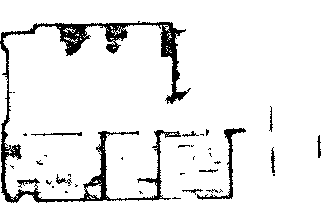
#> input picture office/office-cloud-slice/map.pgm, 322 x 203 px, found by its file name
$ python office-sim-build.py office-cloud-slice/map.pgm office-cloud-slice/map.pgm
#> lines starting #> are read from the running program, lines starting #| are printed output that depends on the picture; after the words box and inside, x2 and y2 are one past the last pixel; in counts of white or black regions, pixels touching at a corner belong together
"""Build a map-derived MuJoCo proxy for offline G1 navigation checks only.

The supplied occupancy grid has an open outer boundary and no verified room
labels. This scene is deliberately separate from any real-robot map or config.
"""
from __future__ import annotations

import ast
import hashlib
import json
from pathlib import Path
import sys
import xml.etree.ElementTree as ET

import numpy as np
from PIL import Image
from scipy.ndimage import distance_transform_edt


def read_yaml(path: Path) -> dict:
    settings = {}
    for line in path.read_text().splitlines():
        if not line.strip() or line.lstrip().startswith("#"):
            continue
        key, value = line.split(":", 1)
        try:
            settings[key.strip()] = ast.literal_eval(value.strip())
        except (ValueError, SyntaxError):
            settings[key.strip()] = value.strip()
    return settings


def rectangles(mask: np.ndarray) -> list[tuple[int, int, int, int]]:
    """Merge equal horizontal occupied runs on consecutive image rows."""
    result = []
    active = {}
    for row_index, row in enumerate(mask):
        edges = np.diff(np.r_[False, row, False].astype(np.int8))
        runs = list(zip(np.flatnonzero(edges == 1), np.flatnonzero(edges == -1)))
        next_active = {}
        for left, right in runs:
            key = (int(left), int(right))
            start = active.pop(key, row_index)
            next_active[key] = start
        result.extend((left, right, start, row_index)
                      for (left, right), start in active.items())
        active = next_active
    result.extend((left, right, start, len(mask))
                  for (left, right), start in active.items())
    return result


def main(map_dir: Path, output: Path) -> None:
    config = read_yaml(map_dir / "map.yaml")
    image_path = map_dir / config["image"]
    pixels = np.asarray(Image.open(image_path).convert("L"), dtype=np.uint8)
#> pixels is the input picture: shape (203, 322); values 0 (black) and 254 (white), 91.6% white; 35 black regions (24 under 20 px), largest, box (x1, y1, x2, y2) and area: (0, 21, 191, 203) 4458, (197, 128, 246, 200) 420, (31, 132, 82, 136) 91
    height, width = pixels.shape
#> height = 203; width = 322
    resolution = float(config["resolution"])
    origin_x, origin_y, yaw = map(float, config["origin"])
    if yaw != 0 or int(config["negate"]) != 0:
        raise ValueError("This proxy builder requires zero map yaw and negate=0")
    probability = (255 - pixels.astype(float)) / 255
    occupied = probability >= float(config["occupied_thresh"])
    free = probability <= float(config["free_thresh"])
    unknown = ~(occupied | free)
#> unknown: shape (203, 322) bool; every value is 0
    if np.any(unknown):
        occupied |= unknown  # fail closed in the offline proxy
    original_occupied = int(occupied.sum())
#> original_occupied = 5493
    # The provided grid labels almost its entire outer edge free. Add a virtual
    # perimeter to the simulation only so paths cannot leave the raster extent.
    occupied[[0, -1], :] = True
    occupied[:, [0, -1]] = True
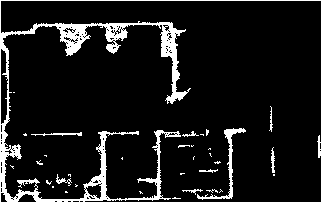
#> occupied: shape (203, 322) bool; 10% white; 34 white regions (24 under 20 px), largest, box (x1, y1, x2, y2) and area: (0, 0, 322, 203) 5549, (197, 128, 246, 200) 420, (31, 132, 82, 136) 91

    step_cells = round(0.8 / resolution)
    clearance = distance_transform_edt(~occupied) * resolution
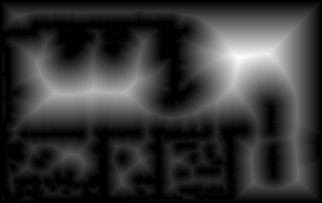
#> clearance: shape (203, 322) float64; min 0, max 2.86, mean 0.599; drawn with min black and max white
    # Pick a high-clearance, short eastbound route in the visible upper hall.
    # This is a smoke-test route, not an asserted robot start or meeting room.
    candidates = []
    for row in range(70, min(125, height - 1)):
        for col in range(120, min(220, width - step_cells - 1)):
            minimum = float(clearance[row, col:col + step_cells + 1].min())
            if minimum >= 0.65:
                candidates.append((minimum, row, col))
#> after the loop, candidates = 2261 items, first 6: (0.919, 70, 120), (0.939, 70, 121), (0.962, 70, 122), (0.986, 70, 123), (1.01, 70, 124), (1.04, 70, 125)
    if not candidates:
        raise ValueError("No 0.8 m proxy route with at least 0.65 m clearance")
    minimum, start_row, start_col = max(candidates)
#> minimum = 1.71; start_row = 70; start_col = 219
    start_x = origin_x + (start_col + 0.5) * resolution
#> start_x = 5.78
    start_y = origin_y + (height - start_row - 0.5) * resolution
#> start_y = -0.475
    goal_x = start_x + step_cells * resolution
#> goal_x = 6.58

    scene = ET.Element("mujoco", {"model": "office_map_proxy"})
    ET.SubElement(scene, "asset")
    world = ET.SubElement(scene, "worldbody")
    ET.SubElement(world, "geom", {
        "name": "floor__office_proxy", "type": "plane", "pos": "0 0 0",
        "size": "0 0 0.05", "contype": "2", "conaffinity": "3",
        "group": "2", "friction": "1.2 0.005 0.0001",
        "rgba": "0.7 0.75 0.75 1", "mass": "0",
    })
    boxes = rectangles(occupied)
#> the loop in rectangles, `for row_index, row in enumerate(mask):` made 203 passes
#> (runs, active) on passes 2 to 4: ([(0, 1), (321, 322)], {(0, 1): 1, (321, 322): 1}), ([(0, 1), (321, 322)], {(0, 1): 1, (321, 322): 1}), ([(0, 1), (321, 322)], {(0, 1): 1, (321, 322): 1})
#> after the loop in rectangles, `for row_index, row in enumerate(mask):`: result = 1010 items, first 6: (0, 322, 0, 1), (138, 140, 21, 22), (138, 139, 22, 23), (142, 146, 22, 23), (147, 148, 22, 23), (149, 150, 22, 23)
#> boxes = 1011 items, first 6: (0, 322, 0, 1), (138, 140, 21, 22), (138, 139, 22, 23), (142, 146, 22, 23), (147, 148, 22, 23), (149, 150, 22, 23)
    for index, (left, right, top, bottom) in enumerate(boxes):
        x0, x1 = origin_x + left * resolution, origin_x + right * resolution
        y0 = origin_y + (height - bottom) * resolution
        y1 = origin_y + (height - top) * resolution
        ET.SubElement(world, "geom", {
            "name": f"structure__map_{index:04d}", "type": "box",
            "pos": f"{(x0 + x1) / 2:.5f} {(y0 + y1) / 2:.5f} 1.1",
            "size": f"{(x1 - x0) / 2:.5f} {(y1 - y0) / 2:.5f} 1.1",
            "contype": "2", "conaffinity": "3", "group": "3",
            "rgba": "0.28 0.32 0.36 1", "mass": "0",
        })
#> this loop made 1011 passes
#> (left, right, top, bottom, x0, x1, y0, y1) on passes 1 to 3: (0, 322, 0, 1, -5.2, 10.9, 3, 3.05), (138, 140, 21, 22, 1.7, 1.8, 1.95, 2), (138, 139, 22, 23, 1.7, 1.75, 1.9, 1.95)
    output.mkdir(parents=True, exist_ok=True)
    ET.ElementTree(scene).write(output / "scene.xml", encoding="unicode")
    (output / "task_scene.json").write_text(json.dumps({
        "name": "Office occupancy proxy (not surveyed for robot safety)",
        "frame": "map", "robot_start": [start_x, start_y, 0.0],
        "smoke_goal_xy": [goal_x, start_y],
        "movable_entities": [], "collision_boxes": [],
        "default_task": "Metric offline navigation test only; room labels unknown.",
    }, indent=2))
    (output / "physics.json").write_text('{"objects": {}}\n')
    transform = np.array([
        [resolution, 0, origin_x + resolution / 2],
        [0, -resolution, origin_y + (height - 0.5) * resolution],
        [0, 0, 1],
    ])
    np.savez_compressed(output / "map.npz", occupancy=occupied, T_map_px=transform)
    report = {
        "source_map_sha256": hashlib.sha256(image_path.read_bytes()).hexdigest(),
        "map_shape": [height, width], "resolution_m": resolution,
        "original_occupied_cells": original_occupied,
        "unknown_cells": int(unknown.sum()),
        "simulation_occupied_cells": int(occupied.sum()),
        "collision_rectangles": len(boxes),
        "test_start_xy_m": [start_x, start_y],
        "test_goal_xy_m": [goal_x, start_y],
        "minimum_route_clearance_m": minimum,
        "virtual_perimeter": True,
        "robot_start_and_room_labels_surveyed": False,
    }
    (output / "build-report.json").write_text(json.dumps(report, indent=2) + "\n")
    print(json.dumps(report, ensure_ascii=False))
#> (printed output is left out)


if __name__ == "__main__":
    main(Path(sys.argv[1]), Path(sys.argv[2]))
